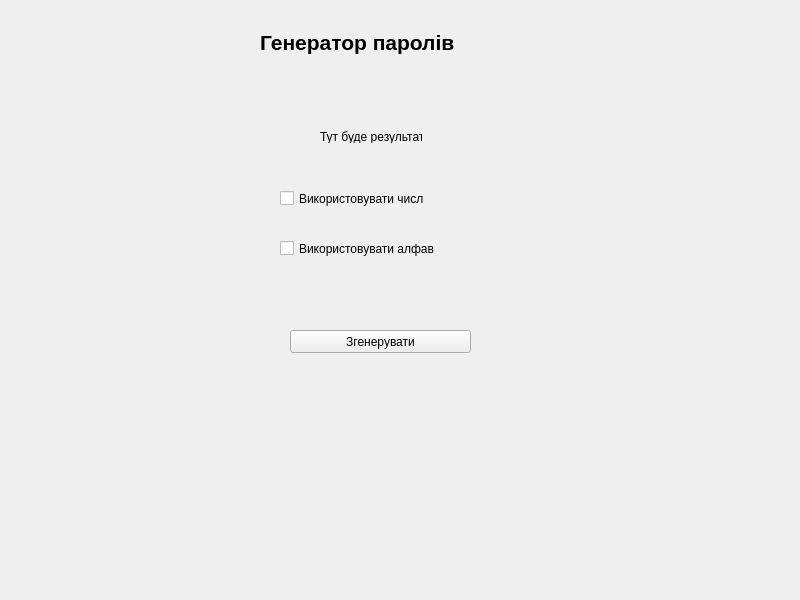
<?xml version="1.0" encoding="UTF-8"?>
<ui version="4.0">
 <class>MainWindow</class>
 <widget class="QMainWindow" name="MainWindow">
  <property name="geometry">
   <rect>
    <x>0</x>
    <y>0</y>
    <width>800</width>
    <height>600</height>
   </rect>
  </property>
  <property name="windowTitle">
   <string>MainWindow</string>
  </property>
  <widget class="QWidget" name="centralwidget">
   <widget class="QCheckBox" name="check_number">
    <property name="geometry">
     <rect>
      <x>280</x>
      <y>190</y>
      <width>144</width>
      <height>17</height>
     </rect>
    </property>
    <property name="text">
     <string>Використовувати числа</string>
    </property>
   </widget>
   <widget class="QCheckBox" name="check_letters">
    <property name="geometry">
     <rect>
      <x>280</x>
      <y>240</y>
      <width>155</width>
      <height>17</height>
     </rect>
    </property>
    <property name="text">
     <string>Використовувати алфавіт</string>
    </property>
   </widget>
   <widget class="QPushButton" name="generate">
    <property name="geometry">
     <rect>
      <x>290</x>
      <y>330</y>
      <width>181</width>
      <height>23</height>
     </rect>
    </property>
    <property name="text">
     <string>Згенерувати</string>
    </property>
   </widget>
   <widget class="QLabel" name="title">
    <property name="geometry">
     <rect>
      <x>260</x>
      <y>30</y>
      <width>205</width>
      <height>25</height>
     </rect>
    </property>
    <property name="font">
     <font>
      <pointsize>16</pointsize>
      <weight>75</weight>
      <bold>true</bold>
     </font>
    </property>
    <property name="text">
     <string>Генератор паролів</string>
    </property>
   </widget>
   <widget class="QLabel" name="result">
    <property name="geometry">
     <rect>
      <x>320</x>
      <y>130</y>
      <width>102</width>
      <height>13</height>
     </rect>
    </property>
    <property name="text">
     <string>Тут буде результат</string>
    </property>
   </widget>
  </widget>
 </widget>
 <resources/>
 <connections/>
</ui>
